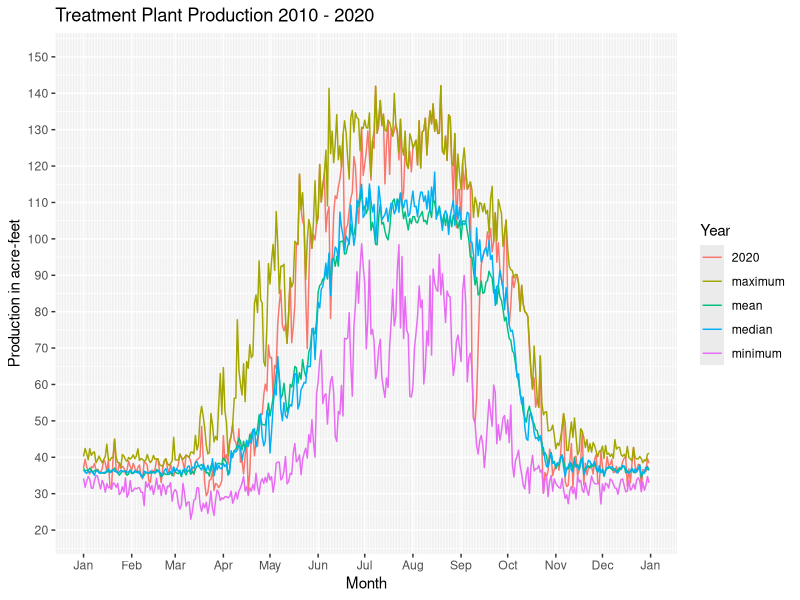

Recreate this plot in R.
# Copyright: City of Thornton Water Resources
# Author: John Orr
# Plot dfinal data
# This program plots the median, mean, maximum, and minimum for production data from 2010 to 2020.
# 
library(ggplot2)
library(scales)
#
# Open dfinal.csv
#
dfinal <- read.csv("dfinal.csv", header = TRUE, sep = ",", 
                   stringsAsFactors = FALSE, check.names = FALSE)
#
# Transform the Month_Day column so that ggplot can treat it as a date
# sequence for plotting
#
dfinal$Month_Day <- as.Date(paste("2021-", dfinal$Month_Day, sep = ""))
#
# Used during testing
View(dfinal)
#
# create the plot
p <- ggplot(dfinal) + 
  geom_line(aes(x = Month_Day, y = `2020`, color = "2020")) +
  geom_line(aes(x = Month_Day, y = Mean, color="mean")) +
  geom_line(aes(x = Month_Day, y = Median, color="median")) +
  geom_line(aes(x = Month_Day, y = Maximum, color = "maximum")) +
  geom_line(aes(x = Month_Day, y = Minimum, color = "minimum")) +
  scale_color_discrete(name = "Year") +
  scale_y_continuous(breaks = seq(20, 150, by=10), limits=c(20,150)) +
  scale_x_date(breaks = "1 month", minor_breaks = "1 day", labels=date_format("%b")) +
  labs(x = "Month", y = "Production in acre-feet", title = "Treatment Plant Production 2010 - 2020")
#
# Display the plot
#
print(p)
#
# End of production_plot_mean_median_maximum_minimum.R